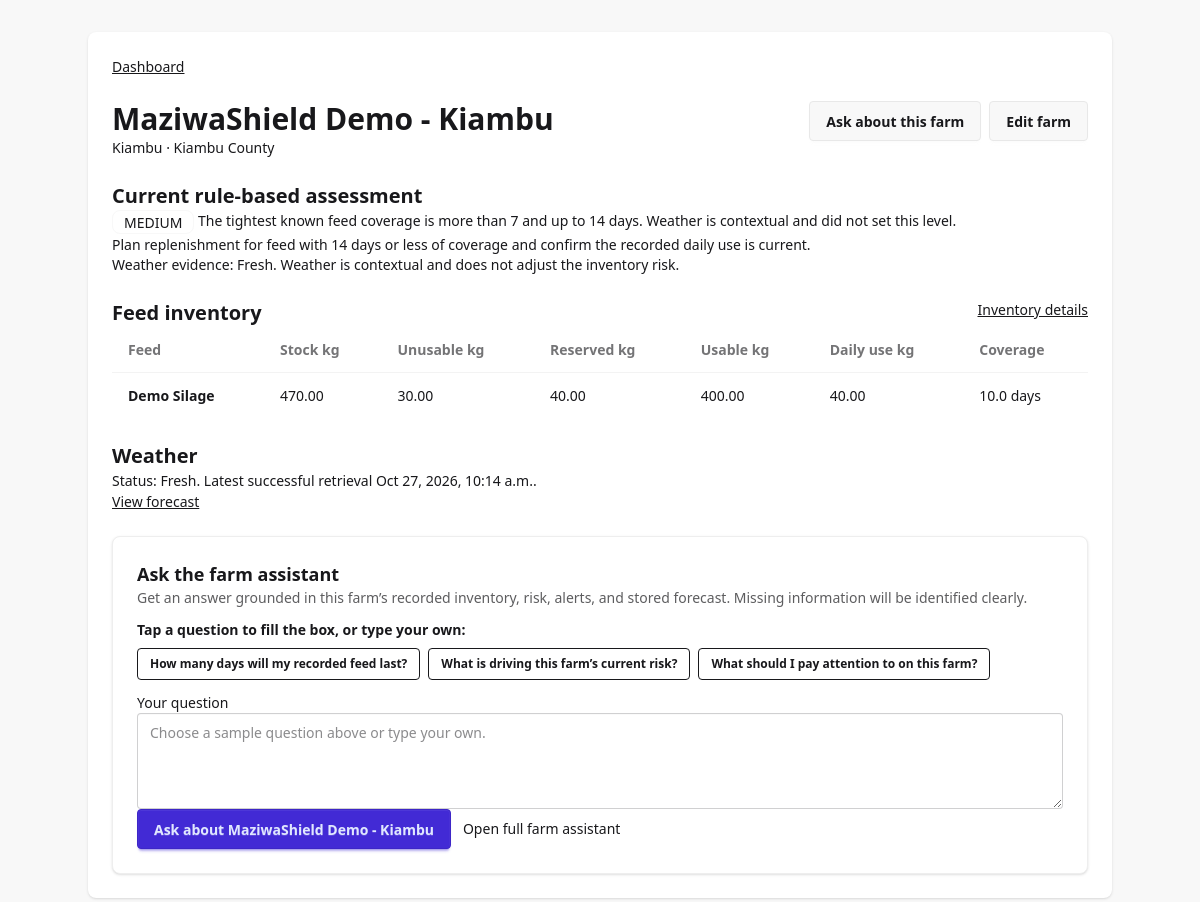
The app's page /farms/3/ (signed in), older data.
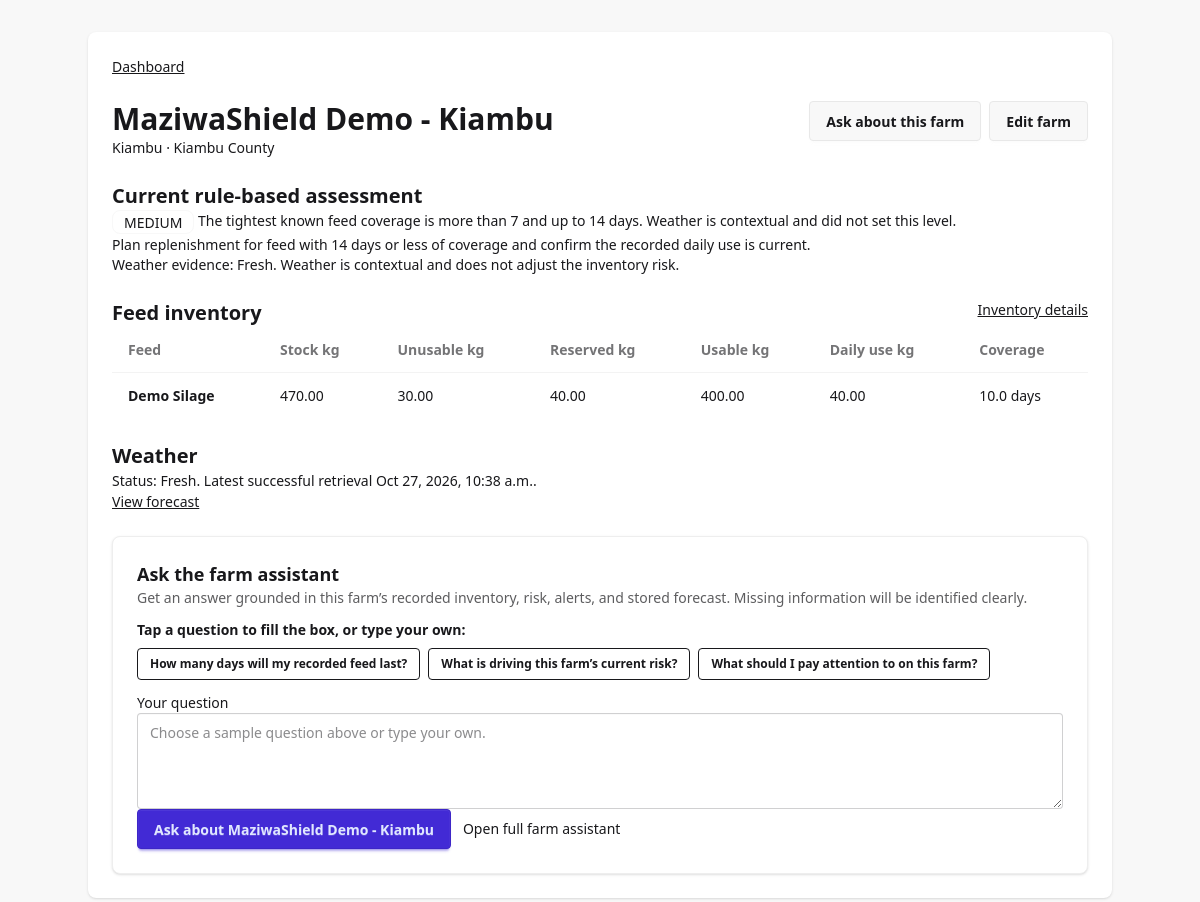
The same page, newer data.
### weather/models.py (models this page shows, shortened)
class WeatherForecastRun(models.Model):
    class Source(models.TextChoices):
        OPEN_METEO = "open_meteo", "Open-Meteo"
    class Status(models.TextChoices):
        SUCCESS = "SUCCESS", "Success"
        PARTIAL = "PARTIAL", "Partial"
        FAILED = "FAILED", "Failed"
    farm = models.ForeignKey(
        "farms.Farm",
        on_delete=models.CASCADE,
        related_name="weather_forecast_runs",
    )
    source = models.CharField(max_length=100, choices=Source.choices)
    fetched_at = models.DateTimeField(default=timezone.now)
    requested_latitude = models.DecimalField(
        max_digits=9,
        decimal_places=6,
        null=True,
        blank=True,
    )
    requested_longitude = models.DecimalField(
        max_digits=9,
        decimal_places=6,
        null=True,
        blank=True,
    )
    provider_timezone = models.CharField(max_length=100, null=True, blank=True)
    status = models.CharField(max_length=10, choices=Status.choices)
    error_summary = models.CharField(max_length=255, null=True, blank=True)
    created_at = models.DateTimeField(auto_now_add=True)
    class Meta:
        ordering = ["-fetched_at", "-pk"]
        indexes = [
            models.Index(fields=["farm", "-fetched_at"], name="weather_run_farm_time_idx"),
            models.Index(
                fields=["farm", "status", "-fetched_at"],
                name="weather_run_usable_idx",
            ),
        ]

### core/views.py (the view)
# urls.py: path('farms/<int:farm_id>/', views.farm_detail, name="farm_detail"),
@login_required
def farm_detail(request, farm_id):
  from django.shortcuts import get_object_or_404
  from weather.services.forecasts import forecast_freshness, last_successful_retrieval
  from weather.views import _farm_local_today
  farm = get_object_or_404(Farm, pk=farm_id, owner=request.user)
  result = evaluate_farm_risk(farm, persist=False)
  today = _farm_local_today()
  return render(request, "farms/farm_detail.html", {
    "farm": farm, "risk": result, "inventory": farm.inventory.select_related("feed_type"),
    "weather": forecast_freshness(farm, today), "last_retrieval": last_successful_retrieval(farm),
  })

### farms/models.py (called while the page is built)
    @property
    def usable_stock_kg(self):
        return (
            self.stock_kg
            - self.unusable_kg
            - self.reserved_kg
        )

    @property
    def coverage_days(self):
        if self.daily_consumption_kg is None or self.daily_consumption_kg <= 0:
            return None
        return self.usable_stock_kg / self.daily_consumption_kg

### monitoring/services/risk.py (called while the page is built)
def _threshold(name, default):
    try:
        value = Decimal(str(getattr(settings, name, default)))
    except (InvalidOperation, TypeError, ValueError):
        return default
    if not value.is_finite() or value <= 0:
        return default
    return value

def _inventory_risk(coverage, high_days, medium_days):
    if coverage is None:
        return "UNKNOWN"
    if coverage <= high_days:
        return "HIGH"
    if coverage <= medium_days:
        return "MEDIUM"
    return "LOW"

def _farm_date(now):
    zone_name = getattr(settings, "WEATHER_PROVIDER_TIMEZONE", "Africa/Nairobi")
    try:
        zone = ZoneInfo(zone_name)
        return now.astimezone(zone).date()
    except (ZoneInfoNotFoundError, ValueError):
        return timezone.localdate(now)

### templates/farms/farm_detail.html
{% extends 'base.html' %}{% block title %}{{ farm.name }} | MaziwaShield{% endblock %}{% block content %}
<main class="min-h-screen bg-base-200 p-4 sm:p-8"><article class="card mx-auto max-w-5xl bg-base-100 shadow"><div class="card-body space-y-4"><a class="link w-fit" href="{% url 'core:dashboard' %}">Dashboard</a><div class="flex flex-wrap justify-between gap-3"><div><h1 class="text-3xl font-bold">{{ farm.name }}</h1><p>{% if farm.county %}{{ farm.county }} · {% endif %}{{ farm.location }}</p></div><div class="flex gap-2"><a class="btn" href="{% url 'assistantAnalytics:ask' %}?farm={{ farm.id }}">Ask about this farm</a><a class="btn" href="{% url 'core:farm_edit' farm.id %}">Edit farm</a></div></div><section><h2 class="text-xl font-semibold">Current rule-based assessment</h2><p><span class="badge">{{ risk.risk_level }}</span> {{ risk.explanation }}</p><p>{{ risk.recommended_action }}</p><p class="text-sm">Weather evidence: {{ risk.weather.status|title }}. Weather is contextual and does not adjust the inventory risk.</p></section><section><div class="flex justify-between"><h2 class="text-xl font-semibold">Feed inventory</h2><a class="link" href="{% url 'core:inventory_list' farm.id %}">Inventory details</a></div>{% if inventory %}<div class="overflow-x-auto"><table class="table table-zebra"><thead><tr><th>Feed</th><th>Stock kg</th><th>Unusable kg</th><th>Reserved kg</th><th>Usable kg</th><th>Daily use kg</th><th>Coverage</th></tr></thead><tbody>{% for item in inventory %}<tr><th>{{ item.feed_type.name }}</th><td>{{ item.stock_kg }}</td><td>{{ item.unusable_kg }}</td><td>{{ item.reserved_kg }}</td><td>{{ item.usable_stock_kg }}</td><td>{{ item.daily_consumption_kg }}</td><td>{% if item.coverage_days is not None %}{{ item.coverage_days|floatformat:1 }} days{% else %}Unknown{% endif %}</td></tr>{% endfor %}</tbody></table></div>{% else %}<div role="alert" class="alert alert-info">No feed inventory has been recorded.</div>{% endif %}</section><section><h2 class="text-xl font-semibold">Weather</h2><p>Status: {{ weather.status|title }}. {% if last_retrieval %}Latest successful retrieval {{ last_retrieval.fetched_at|date:'M j, Y, P' }}.{% else %}No successful retrieval is available.{% endif %}</p><a class="link" href="{% url 'weather:farm_forecast' farm.id %}">View forecast</a></section><div>{% include 'assistantAnalytics/_farm_question_prompt.html' with farm=farm question_one='How many days will my recorded feed last?' question_two='What is driving this farm’s current risk?' starter_question='What should I pay attention to on this farm?' %}</div></div></article></main>{% endblock %}

Row changes from the older to the newer data that the page shows:
no longer on this page (row unchanged): WeatherForecastRun: fetched_at "Oct 27, 2026, 10:14 a.m."
added WeatherForecastRun: fetched_at "Oct 27, 2026, 10:38 a.m."
